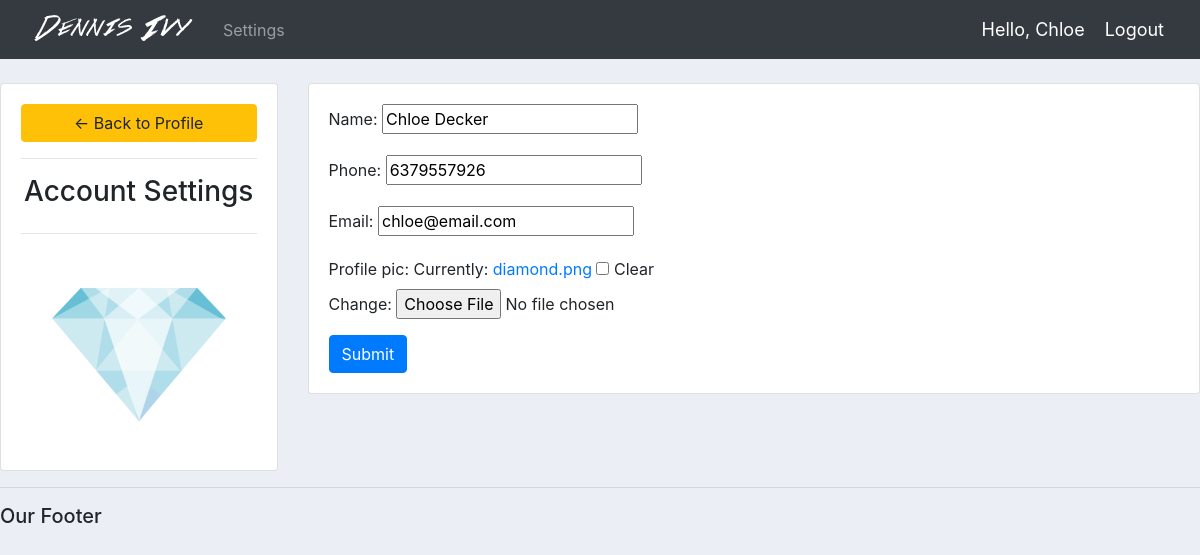
Page /account/ (signed in) on the committed database.
### accounts/models.py (models this page shows, shortened)
class Customer(models.Model):
    user = models.OneToOneField(User, null=True, on_delete=models.CASCADE, blank=True)
    name = models.CharField(max_length=200, null=True)
    phone = models.CharField(max_length=200, null=True)
    email = models.CharField(max_length=200, null=True)
    date_created = models.DateTimeField(auto_now_add=True, null=True)
    profile_pic = models.ImageField(default="profile1.png", null=True, blank=True)

### accounts/decorators.py (the view)
        def wrapper_func(request, *args, **kwrags):
            group = None
            if request.user.groups.exists():
                group = request.user.groups.all()[0].name
            if group in allowed_roles:
                return view_func(request, *args, **kwrags)
            else:
                return HttpResponse('You are not authorized to view this page')

### accounts/forms.py
class CustomerForm(ModelForm):
    class Meta:
        model = Customer
        fields = '__all__'
        exclude = ['user']

### accounts/views.py (called while the page is built)
@login_required(login_url='login')
@allowed_users(allowed_roles=['customer'])
def accountSettings(request):
    customer = request.user.customer
    form = CustomerForm(instance=customer)
    context ={
        'form': form,
    }
    if request.method == 'POST':
        form = CustomerForm(request.POST, request.FILES, instance=customer)
        if form.is_valid():
            form.save()
    return render(request, 'accounts/account_settings.html', context)

### accounts/templates/accounts/account_settings.html (shortened to what this page needs)
{%  extends 'accounts/main.html' %}
{% load static %}
{% block content %}
<br>
<div class="row">
	<div class="col-md-3">
		<div class="card card-body">
			<a class="btn btn-warning" href="{% url 'home' %}"> &#8592; Back to Profile</a>
			<hr>
			<h3 style="text-align: center">Account Settings</h3>
			<hr>
			<img class="profile-pic" src="{{ request.user.customer.profile_pic.url }}" alt="{{ request.user.customer.name }}">
		</div>
	</div>
	<div class="col-md-9">
		<div class="card card-body">
			<form method="POST" action="" enctype="multipart/form-data">
                {{ form.as_p }}
			<input class="btn btn-primary" type="submit" name="Update Information">
			</form>
		</div>
	</div>
</div>
{% endblock %}

### accounts/templates/accounts/navbar.html (shortened to what this page needs)
{% load static %}
<nav class="navbar navbar-expand-lg navbar-dark bg-dark">
    <img src="{% static 'images/logo.png' %}" alt="">
    <div class="collapse navbar-collapse" id="navbarNav">
      <ul class="navbar-nav">
        {% if request.user.is_staff %}
            <li class="nav-item active">
            <a class="nav-link" href="#">Dashboard</a>
            </li>
            <li class="nav-item">
            <a class="nav-link" href="#">Products</a>
            </li>
        {% else %}
            <li class="nav-item">
             <a class="nav-link" href="{% url 'account' %}">Settings</a>
           </li>
        {% endif %}
      </ul>
    </div>
    <span class="hello-msg">Hello, {{ request.user }}</span>
    <span><a class="hello-msg" href="{% url 'logout' %}">Logout</a></span>
</nav>

### static/css/main.css (style rules this page uses)
body { background-color: #ebeff5; }

### accounts/templates/accounts/navbar.html (style rules this page uses)
.hello-msg { font-size: 18px; color: white; margin-right: 20px; }

### accounts/templates/accounts/account_settings.html (style rules this page uses)
.profile-pic { max-width: 200px; max-height:200px; margin: 0 auto; border-radius: 50%; }

### rows in the picture
Customer: name "Chloe Decker", phone "6379557926", email "chloe@email.com"

### other values in the picture
{{ request.user }} "Chloe"
